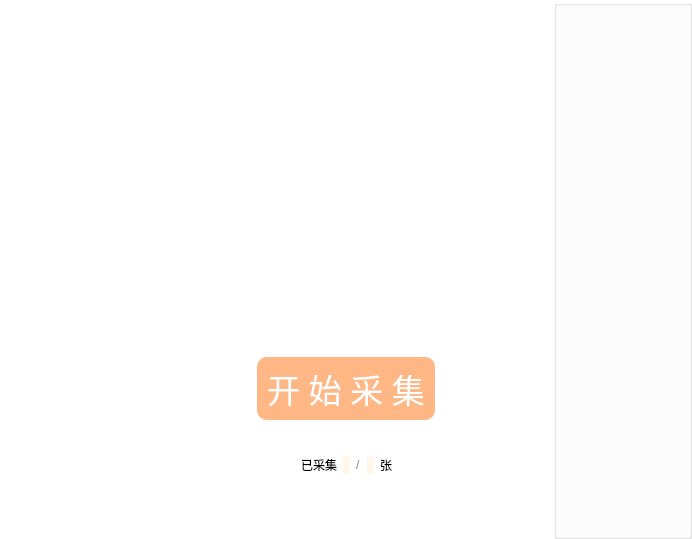
<?xml version="1.0" encoding="UTF-8"?>
<ui version="4.0">
 <class>CheckInUi</class>
 <widget class="QWidget" name="CheckInUi">
  <property name="geometry">
   <rect>
    <x>0</x>
    <y>0</y>
    <width>692</width>
    <height>539</height>
   </rect>
  </property>
  <property name="windowTitle">
   <string>Form</string>
  </property>
  <property name="styleSheet">
   <string notr="true">background-color: rgb(255, 255, 255);
color:rgb(128,128,128);
</string>
  </property>
  <layout class="QHBoxLayout" name="horizontalLayout_2" stretch="2,6,2">
   <property name="spacing">
    <number>0</number>
   </property>
   <property name="leftMargin">
    <number>0</number>
   </property>
   <property name="topMargin">
    <number>0</number>
   </property>
   <property name="rightMargin">
    <number>0</number>
   </property>
   <property name="bottomMargin">
    <number>0</number>
   </property>
   <item>
    <spacer name="horizontalSpacer">
     <property name="orientation">
      <enum>Qt::Horizontal</enum>
     </property>
     <property name="sizeHint" stdset="0">
      <size>
       <width>40</width>
       <height>20</height>
      </size>
     </property>
    </spacer>
   </item>
   <item>
    <layout class="QVBoxLayout" name="checkin_box" stretch="1,15,1,1,2">
     <property name="spacing">
      <number>0</number>
     </property>
     <property name="sizeConstraint">
      <enum>QLayout::SetDefaultConstraint</enum>
     </property>
     <item>
      <spacer name="verticalSpacer">
       <property name="orientation">
        <enum>Qt::Vertical</enum>
       </property>
       <property name="sizeHint" stdset="0">
        <size>
         <width>20</width>
         <height>40</height>
        </size>
       </property>
      </spacer>
     </item>
     <item>
      <widget class="QLabel" name="label_camera_layout">
       <property name="styleSheet">
        <string notr="true">background-image: url(:/icons/camera_bkg.png);</string>
       </property>
       <property name="text">
        <string/>
       </property>
      </widget>
     </item>
     <item>
      <widget class="QGroupBox" name="bt_checkin_box">
       <property name="styleSheet">
        <string notr="true">border-style:none;</string>
       </property>
       <property name="title">
        <string/>
       </property>
       <property name="flat">
        <bool>true</bool>
       </property>
       <property name="checkable">
        <bool>false</bool>
       </property>
       <layout class="QHBoxLayout" name="horizontalLayout_4" stretch="2,1,2">
        <item>
         <spacer name="horizontalSpacer_7">
          <property name="orientation">
           <enum>Qt::Horizontal</enum>
          </property>
          <property name="sizeHint" stdset="0">
           <size>
            <width>211</width>
            <height>20</height>
           </size>
          </property>
         </spacer>
        </item>
        <item>
         <widget class="QPushButton" name="bt_face_collecting">
          <property name="font">
           <font>
            <family>MF LiHei (Noncommercial)</family>
            <pointsize>25</pointsize>
           </font>
          </property>
          <property name="styleSheet">
           <string notr="true">border-style:solid ;
border-width:1px;
background-color:rgb(255,183,134);
color:white;
border:10px;
border-radius:10px;
padding:7px 10px;</string>
          </property>
          <property name="text">
           <string>开 始 采 集</string>
          </property>
          <property name="default">
           <bool>false</bool>
          </property>
          <property name="flat">
           <bool>false</bool>
          </property>
         </widget>
        </item>
        <item>
         <spacer name="horizontalSpacer_6">
          <property name="orientation">
           <enum>Qt::Horizontal</enum>
          </property>
          <property name="sizeHint" stdset="0">
           <size>
            <width>211</width>
            <height>20</height>
           </size>
          </property>
         </spacer>
        </item>
       </layout>
      </widget>
     </item>
     <item>
      <widget class="QGroupBox" name="groupBox">
       <property name="styleSheet">
        <string notr="true">border-style:none</string>
       </property>
       <property name="title">
        <string/>
       </property>
       <layout class="QHBoxLayout" name="horizontalLayout_6" stretch="2,1,2">
        <property name="spacing">
         <number>6</number>
        </property>
        <item>
         <spacer name="horizontalSpacer_8">
          <property name="orientation">
           <enum>Qt::Horizontal</enum>
          </property>
          <property name="sizeHint" stdset="0">
           <size>
            <width>40</width>
            <height>20</height>
           </size>
          </property>
         </spacer>
        </item>
        <item>
         <widget class="QGroupBox" name="groupBox_2">
          <property name="title">
           <string/>
          </property>
          <layout class="QHBoxLayout" name="horizontalLayout">
           <item>
            <widget class="QLabel" name="label">
             <property name="styleSheet">
              <string notr="true">color:rgb(0, 0, 0)</string>
             </property>
             <property name="text">
              <string>已采集</string>
             </property>
            </widget>
           </item>
           <item>
            <widget class="QLabel" name="label_collected_num">
             <property name="styleSheet">
              <string notr="true">background-color: rgb(255,246,234);
color:rgb(0, 0, 0)</string>
             </property>
             <property name="text">
              <string/>
             </property>
            </widget>
           </item>
           <item>
            <widget class="QLabel" name="label_5">
             <property name="text">
              <string>/</string>
             </property>
            </widget>
           </item>
           <item>
            <widget class="QLabel" name="label_collect_sum">
             <property name="styleSheet">
              <string notr="true">background-color: rgb(255,246,234);
color:rgb(0, 0, 0)
</string>
             </property>
             <property name="text">
              <string/>
             </property>
            </widget>
           </item>
           <item>
            <widget class="QLabel" name="label_2">
             <property name="styleSheet">
              <string notr="true">color:rgb(0, 0, 0)</string>
             </property>
             <property name="text">
              <string>张</string>
             </property>
            </widget>
           </item>
          </layout>
         </widget>
        </item>
        <item>
         <spacer name="horizontalSpacer_9">
          <property name="orientation">
           <enum>Qt::Horizontal</enum>
          </property>
          <property name="sizeHint" stdset="0">
           <size>
            <width>40</width>
            <height>20</height>
           </size>
          </property>
         </spacer>
        </item>
       </layout>
      </widget>
     </item>
     <item>
      <widget class="QGroupBox" name="label_checkin_note_box">
       <property name="styleSheet">
        <string notr="true">border-style:none;</string>
       </property>
       <property name="title">
        <string/>
       </property>
       <property name="flat">
        <bool>true</bool>
       </property>
       <layout class="QHBoxLayout" name="horizontalLayout_3" stretch="2,1,2">
        <item>
         <spacer name="horizontalSpacer_4">
          <property name="orientation">
           <enum>Qt::Horizontal</enum>
          </property>
          <property name="sizeHint" stdset="0">
           <size>
            <width>141</width>
            <height>17</height>
           </size>
          </property>
         </spacer>
        </item>
        <item>
         <widget class="QLabel" name="label_collecting_note">
          <property name="styleSheet">
           <string notr="true">color:rgb(0, 0, 0)</string>
          </property>
          <property name="text">
           <string/>
          </property>
          <property name="alignment">
           <set>Qt::AlignCenter</set>
          </property>
         </widget>
        </item>
        <item>
         <spacer name="horizontalSpacer_5">
          <property name="orientation">
           <enum>Qt::Horizontal</enum>
          </property>
          <property name="sizeHint" stdset="0">
           <size>
            <width>141</width>
            <height>17</height>
           </size>
          </property>
         </spacer>
        </item>
       </layout>
      </widget>
     </item>
    </layout>
   </item>
   <item>
    <widget class="QGroupBox" name="staff_box">
     <property name="styleSheet">
      <string notr="true">border-top-color: rgb(255, 255, 255);</string>
     </property>
     <property name="title">
      <string/>
     </property>
     <property name="alignment">
      <set>Qt::AlignRight|Qt::AlignTrailing|Qt::AlignVCenter</set>
     </property>
     <property name="flat">
      <bool>true</bool>
     </property>
     <layout class="QVBoxLayout" name="verticalLayout_2" stretch="10,0">
      <item>
       <spacer name="verticalSpacer_2">
        <property name="orientation">
         <enum>Qt::Vertical</enum>
        </property>
        <property name="sizeHint" stdset="0">
         <size>
          <width>20</width>
          <height>558</height>
         </size>
        </property>
       </spacer>
      </item>
      <item>
       <widget class="QGroupBox" name="bt_staffInformation_box">
        <property name="styleSheet">
         <string notr="true">background-color: transparent;
border-style:none;</string>
        </property>
        <property name="title">
         <string/>
        </property>
        <property name="alignment">
         <set>Qt::AlignBottom|Qt::AlignRight|Qt::AlignTrailing</set>
        </property>
        <property name="flat">
         <bool>true</bool>
        </property>
        <property name="checkable">
         <bool>false</bool>
        </property>
        <layout class="QHBoxLayout" name="horizontalLayout_5"/>
       </widget>
      </item>
     </layout>
    </widget>
   </item>
  </layout>
 </widget>
 <resources>
  <include location="../imgs/icons.qrc"/>
 </resources>
 <connections/>
</ui>
